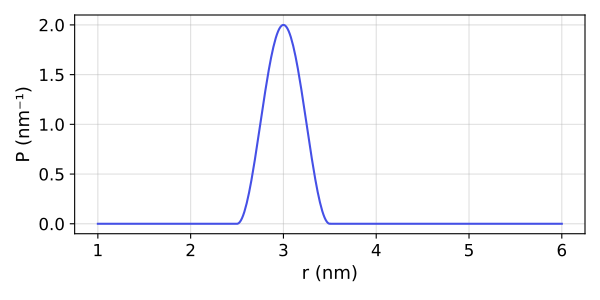

Write the Python code that produced this figure.
import deerlab as dl
import matplotlib.pyplot as plt 
import numpy as np 

model = dl.dd_cos
r = np.linspace(1,6,400)
par0 = model.getmetadata()['par0']
P = model(r,*par0)
plt.figure(figsize=[6,3])
plt.plot(r,P,color='#4550e6')
plt.xlabel('r (nm)',fontsize=13)
plt.ylabel('P (nm⁻¹)',fontsize=13)
plt.grid(alpha=0.4)
plt.tick_params(labelsize=12)
plt.tick_params(labelsize=12)
plt.tight_layout()
plt.show()
